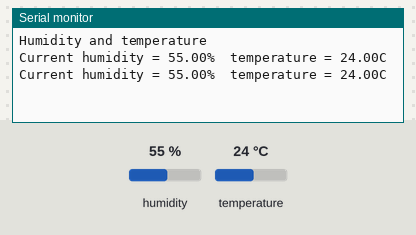
Bench run of a program on a simulated ESP8266 (NodeMCU). Parts: the last lines printed to the serial monitor. The inputs (shaded band) are chosen by the test bench; at power-on: humidity 55 %, temperature 24 °C.

Above: at 1.9 s.
2.0 s: humidity set to 22 %
At 3.0 s:
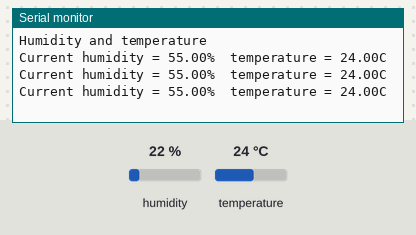
5.2 s: temperature set to 12 °C
At 6.2 s:
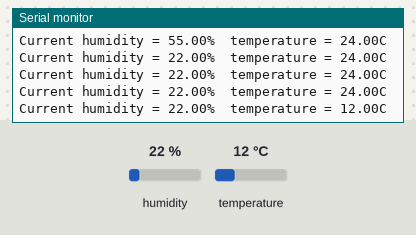
8.4 s: humidity set to 40 %
At 9.4 s:
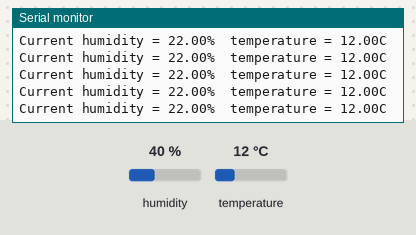
Timing chart, 0 to 11.4 s (numbered marks = the images above; inputs shaded):
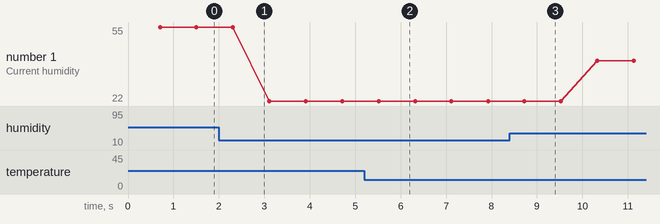

Measured:
- after the input at 5.2 s, the serial monitor: prints a new line after 0.32 s (image 2)
- plotted number 1: 55 → 22 after the input at 2.0 s, 22 → 40 after the input at 8.4 s

The program:

main.cpp
```cpp
// SENDING DATA TO SERIAL CONSOLE
#include <Arduino.h>
#include "DHT.h"        // including the library of DHT11 temperature and humidity sensor
#define DHTTYPE DHT22   // DHT 11

#define dht_dpin 0
DHT dht(dht_dpin, DHTTYPE);
void setup(void)
{
  dht.begin();
  Serial.begin(9600);
  Serial.println("Humidity and temperature\n\n");
  delay(700);

}
void loop() {
    float h = dht.readHumidity();
    float t = dht.readTemperature();
    Serial.print("Current humidity = ");
    Serial.print(h);
    Serial.print("%  ");
    Serial.print("temperature = ");
    Serial.print(t);
    Serial.println("C  ");
  delay(800);
}
```
